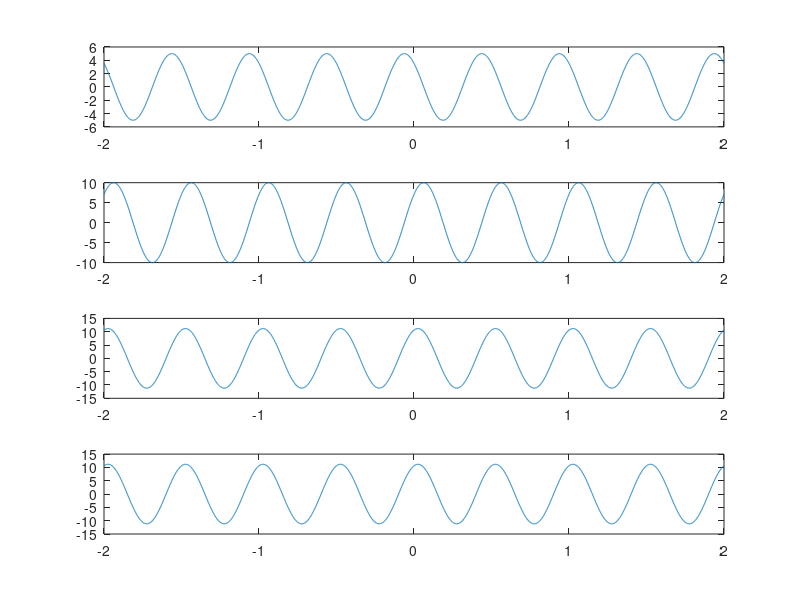

This chart was generated by the following MATLAB code:

omega = 2*pi*2;
t = -2:0.001:2;

A1 = 5;
phi1 = pi/4;

A2 = 10;
phi2 = -pi/4;

w1 = A1 * cos (omega*t + phi1);
w2 = A2 * cos (omega*t + phi2);

w = w1 + w2;

subplot(411);
plot(t,w1);

subplot(412);
plot(t,w2);

subplot(413);
plot(t,w);
ylim([-15 15]);


alpha = A1 * cos(phi1) + A2 * cos(phi2);
beta = A1 * sin(phi1) + A2 * sin(phi2);

A = sqrt(alpha * alpha + beta*beta);
phi = atan2(beta, alpha);


wp = A * cos (omega * t + phi);
subplot(414);
plot(t, wp);
ylim([-15 15]);




